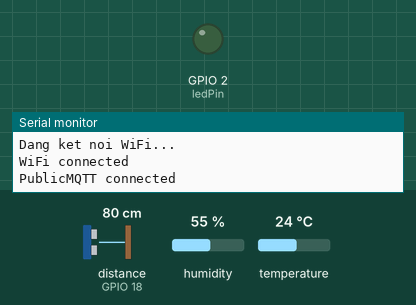
Bench run of a sketch on a simulated ESP32. On the bench: output pins drawn as LEDs (lit = HIGH), the last lines printed to the serial monitor. The inputs (shaded band) are chosen by the test bench; at power-on: distance to the obstacle (sensor on GPIO 18) 80 cm, humidity 55 %, temperature 24 °C. The echo pulse lasts 58.3 µs per cm; WiFi joins after 1.5 s; servers stay silent unless stated; the local clock reads 2024-03-15 10:24:30 at power-on unless the sketch sets it; random numbers use the default seed unless the sketch sets one; no MQTT or app messages arrive unless stated; pins used as bus, display or sensor lines are not drawn.

Above: at 3.2 s.
At 5.07 s:
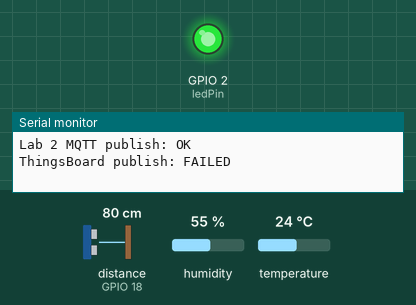
Timing chart, 0 to 8.0 s (numbered marks = the images above):
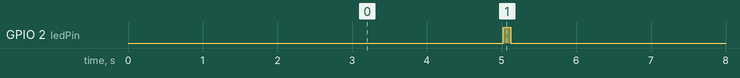

The sketch:

sketch.ino
```cpp
#include <WiFi.h>
#include <PubSubClient.h>
#include <DHTesp.h>
#include <math.h>
#include <time.h>

const char* ssid = "Wokwi-GUEST";
const char* password = "";

// ThingsBoard - Lab 1
const char* tbServer = "mqtt.thingsboard.cloud";
const int tbPort = 1883;
const char* accessToken = "elZPIEpSb1GXEJ0sxflI";

// MQTT public broker - Lab 2
const char* dataMqttServer = "test.mosquitto.org";
const int dataMqttPort = 1883;
const char* dataTopic = "iot-lab2/phn2026/telemetry";

const int dhtPin = 15;
const int trigPin = 5;
const int echoPin = 18;
const int ledPin = 2;
const unsigned long sendInterval = 5000;

WiFiClient tbWifiClient;
PubSubClient tbMqtt(tbWifiClient);

WiFiClient dataWifiClient;
PubSubClient dataMqtt(dataWifiClient);

DHTesp dht;

unsigned long previousSend = 0;
unsigned long sequence = 0;

void connectWiFi() {
  WiFi.mode(WIFI_STA);
  WiFi.begin(ssid, password, 6);

  while (WiFi.status() != WL_CONNECTED) {
    Serial.println("Dang ket noi WiFi...");
    delay(500);
  }

  Serial.println("WiFi connected");
}

void connectBroker(PubSubClient& client,
                   const char* clientName,
                   const char* username = nullptr) {
  while (!client.connected()) {
    String clientId = String(clientName) + "-" +
                      String(random(0xffff), HEX);

    bool connected;

    if (username != nullptr) {
      connected = client.connect(clientId.c_str(), username, "");
    } else {
      connected = client.connect(clientId.c_str());
    }

    if (connected) {
      Serial.print(clientName);
      Serial.println(" connected");
    } else {
      Serial.print(clientName);
      Serial.print(" failed, state = ");
      Serial.println(client.state());
      delay(2000);
    }
  }
}

float getDistance() {
  digitalWrite(trigPin, LOW);
  delayMicroseconds(2);

  digitalWrite(trigPin, HIGH);
  delayMicroseconds(10);

  digitalWrite(trigPin, LOW);

  unsigned long duration = pulseIn(echoPin, HIGH, 30000);

  if (duration == 0) {
    return NAN;
  }

  return duration * 0.0343f / 2.0f;
}

void sendTelemetry() {
  TempAndHumidity data = dht.getTempAndHumidity();
  float distance = getDistance();

  if (!isfinite(data.temperature) ||
      !isfinite(data.humidity) ||
      !isfinite(distance)) {
    Serial.println("Du lieu cam bien khong hop le");
    return;
  }

  sequence++;

  String payload = "{";
  payload += "\"temperature\":" + String(data.temperature, 2) + ",";
  payload += "\"humidity\":" + String(data.humidity, 2) + ",";
  payload += "\"distance_cm\":" + String(distance, 2) + ",";
  payload += "\"rssi\":" + String(WiFi.RSSI()) + ",";
  payload += "\"sequence\":" + String(sequence) + ",";
  payload += "\"uptime_s\":" + String(millis() / 1000);
  payload += "}";

  Serial.println(payload);

  bool dataOk = false;
  bool tbOk = false;

  if (dataMqtt.connected()) {
    dataOk = dataMqtt.publish(dataTopic, payload.c_str());
  }

  if (tbMqtt.connected()) {
    tbOk = tbMqtt.publish(
      "v1/devices/me/telemetry",
      payload.c_str()
    );
  }

  Serial.print("Lab 2 MQTT publish: ");
  Serial.println(dataOk ? "OK" : "FAILED");

  Serial.print("ThingsBoard publish: ");
  Serial.println(tbOk ? "OK" : "FAILED");

  if (dataOk || tbOk) {
    digitalWrite(ledPin, HIGH);
    delay(100);
    digitalWrite(ledPin, LOW);
  }
}

void setup() {
  Serial.begin(115200);

  pinMode(trigPin, OUTPUT);
  pinMode(echoPin, INPUT);
  pinMode(ledPin, OUTPUT);

  dht.setup(dhtPin, DHTesp::DHT22);

  connectWiFi();

  configTime(0, 0, "pool.ntp.org", "time.nist.gov");

  tbMqtt.setServer(tbServer, tbPort);
  tbMqtt.setBufferSize(512);

  dataMqtt.setServer(dataMqttServer, dataMqttPort);
  dataMqtt.setBufferSize(512);
}

void loop() {
  if (WiFi.status() != WL_CONNECTED) {
    connectWiFi();
  }

  if (!dataMqtt.connected()) {
    connectBroker(dataMqtt, "PublicMQTT");
  }

  if (strcmp(accessToken, "elZPIEpSb1GXEJ0sxflI") != 0) {
    if (!tbMqtt.connected()) {
      connectBroker(tbMqtt, "ThingsBoard", accessToken);
    }
    tbMqtt.loop();
  }

  dataMqtt.loop();

  unsigned long now = millis();

  if (now - previousSend >= sendInterval) {
    previousSend = now;
    sendTelemetry();
  }
}
```

Measured:
- by itself, GPIO 2 (ledPin): alternates HIGH for 0.10 s and LOW for 4.9 s
